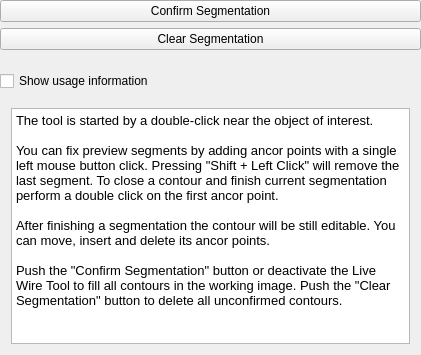
<?xml version="1.0" encoding="UTF-8"?>
<ui version="4.0">
 <class>QmitkLiveWireTool2DGUIControls</class>
 <widget class="QWidget" name="QmitkLiveWireTool2DGUIControls">
  <property name="geometry">
   <rect>
    <x>0</x>
    <y>0</y>
    <width>421</width>
    <height>355</height>
   </rect>
  </property>
  <property name="sizePolicy">
   <sizepolicy hsizetype="Ignored" vsizetype="Minimum">
    <horstretch>0</horstretch>
    <verstretch>0</verstretch>
   </sizepolicy>
  </property>
  <property name="minimumSize">
   <size>
    <width>0</width>
    <height>0</height>
   </size>
  </property>
  <property name="windowTitle">
   <string>QmitkLiveWireTool2DGUIControls</string>
  </property>
  <property name="toolTip">
   <string>Confirm all previous contour.</string>
  </property>
  <layout class="QVBoxLayout" name="verticalLayout">
   <property name="margin">
    <number>0</number>
   </property>
   <item>
    <layout class="QVBoxLayout" name="verticalLayout_2">
     <item>
      <widget class="QPushButton" name="m_ConfirmButton">
       <property name="text">
        <string>Confirm Segmentation</string>
       </property>
      </widget>
     </item>
     <item>
      <widget class="QPushButton" name="m_ClearButton">
       <property name="text">
        <string>Clear Segmentation</string>
       </property>
      </widget>
     </item>
     <item>
      <spacer name="verticalSpacer_2">
       <property name="orientation">
        <enum>Qt::Vertical</enum>
       </property>
       <property name="sizeType">
        <enum>QSizePolicy::Fixed</enum>
       </property>
       <property name="sizeHint" stdset="0">
        <size>
         <width>20</width>
         <height>15</height>
        </size>
       </property>
      </spacer>
     </item>
     <item>
      <widget class="QCheckBox" name="m_InformationCheckBox">
       <property name="text">
        <string>Show usage information</string>
       </property>
      </widget>
     </item>
     <item>
      <widget class="QWidget" name="m_Information" native="true">
       <property name="minimumSize">
        <size>
         <width>0</width>
         <height>150</height>
        </size>
       </property>
       <layout class="QHBoxLayout" name="horizontalLayout">
        <item>
         <widget class="QTextBrowser" name="textBrowser">
          <property name="font">
           <font>
            <pointsize>12</pointsize>
           </font>
          </property>
          <property name="html">
           <string>&lt;!DOCTYPE HTML PUBLIC &quot;-//W3C//DTD HTML 4.0//EN&quot; &quot;http://www.w3.org/TR/REC-html40/strict.dtd&quot;&gt;
&lt;html&gt;&lt;head&gt;&lt;meta name=&quot;qrichtext&quot; content=&quot;1&quot; /&gt;&lt;style type=&quot;text/css&quot;&gt;
p, li { white-space: pre-wrap; }
&lt;/style&gt;&lt;/head&gt;&lt;body style=&quot; font-family:'MS Shell Dlg 2'; font-size:12pt; font-weight:400; font-style:normal;&quot;&gt;
&lt;p style=&quot; margin-top:0px; margin-bottom:0px; margin-left:0px; margin-right:0px; -qt-block-indent:0; text-indent:0px;&quot;&gt;&lt;span style=&quot; font-family:'Sans'; font-size:10pt;&quot;&gt;The tool is started by a double-click near the object of interest.&lt;/span&gt;&lt;/p&gt;
&lt;p style=&quot;-qt-paragraph-type:empty; margin-top:0px; margin-bottom:0px; margin-left:0px; margin-right:0px; -qt-block-indent:0; text-indent:0px; font-family:'Sans'; font-size:10pt;&quot;&gt;&lt;br /&gt;&lt;/p&gt;
&lt;p style=&quot; margin-top:0px; margin-bottom:0px; margin-left:0px; margin-right:0px; -qt-block-indent:0; text-indent:0px;&quot;&gt;&lt;span style=&quot; font-family:'Sans'; font-size:10pt;&quot;&gt;You can fix preview segments by adding ancor points with a single left mouse button click. Pressing &amp;quot;Shift + Left Click&amp;quot; will remove the last segment. To close a contour and finish current segmentation perform a double click on the first ancor point.&lt;/span&gt;&lt;/p&gt;
&lt;p style=&quot;-qt-paragraph-type:empty; margin-top:0px; margin-bottom:0px; margin-left:0px; margin-right:0px; -qt-block-indent:0; text-indent:0px; font-family:'Sans'; font-size:10pt;&quot;&gt;&lt;br /&gt;&lt;/p&gt;
&lt;p style=&quot; margin-top:0px; margin-bottom:0px; margin-left:0px; margin-right:0px; -qt-block-indent:0; text-indent:0px;&quot;&gt;&lt;span style=&quot; font-family:'Sans'; font-size:10pt;&quot;&gt;After finishing a segmentation the contour will be still editable. You can move, insert and delete its ancor points.&lt;/span&gt;&lt;/p&gt;
&lt;p style=&quot;-qt-paragraph-type:empty; margin-top:0px; margin-bottom:0px; margin-left:0px; margin-right:0px; -qt-block-indent:0; text-indent:0px; font-family:'Sans'; font-size:10pt;&quot;&gt;&lt;br /&gt;&lt;/p&gt;
&lt;p style=&quot; margin-top:0px; margin-bottom:0px; margin-left:0px; margin-right:0px; -qt-block-indent:0; text-indent:0px;&quot;&gt;&lt;span style=&quot; font-family:'Sans'; font-size:10pt;&quot;&gt;Push the &amp;quot;Confirm Segmentation&amp;quot; button or deactivate the Live Wire Tool to fill all contours in the working image. Push the &amp;quot;Clear Segmentation&amp;quot; button to delete all unconfirmed contours.&lt;/span&gt;&lt;/p&gt;&lt;/body&gt;&lt;/html&gt;</string>
          </property>
         </widget>
        </item>
       </layout>
      </widget>
     </item>
    </layout>
   </item>
  </layout>
 </widget>
 <layoutdefault spacing="6" margin="11"/>
 <resources/>
 <connections/>
</ui>
